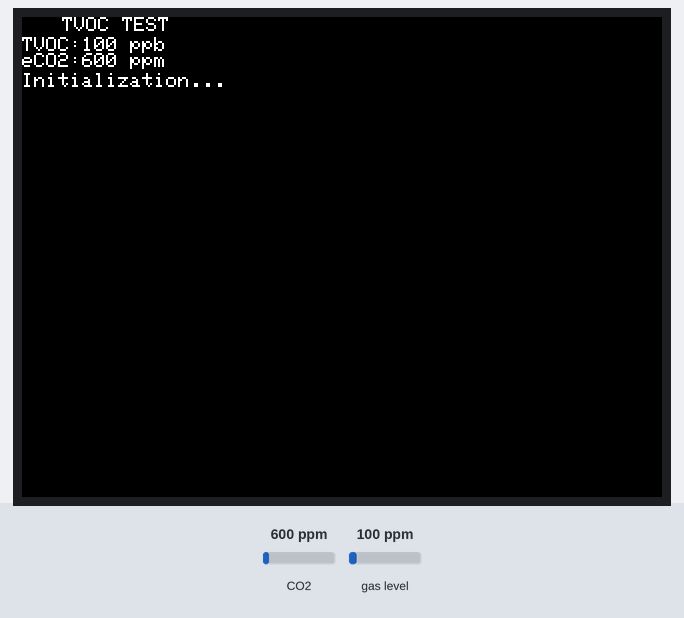
The sketch below on a simulated ESP32-S3. On the bench: 320×240 colour display. The test bench sets the inputs (shaded band); at power-on: CO2 600 ppm, gas level 100 ppm.

Above: at 1.3 s.
1.4 s: CO2 set to 452 ppm
3.1 s: gas level set to 20 ppm
At 3.8 s:
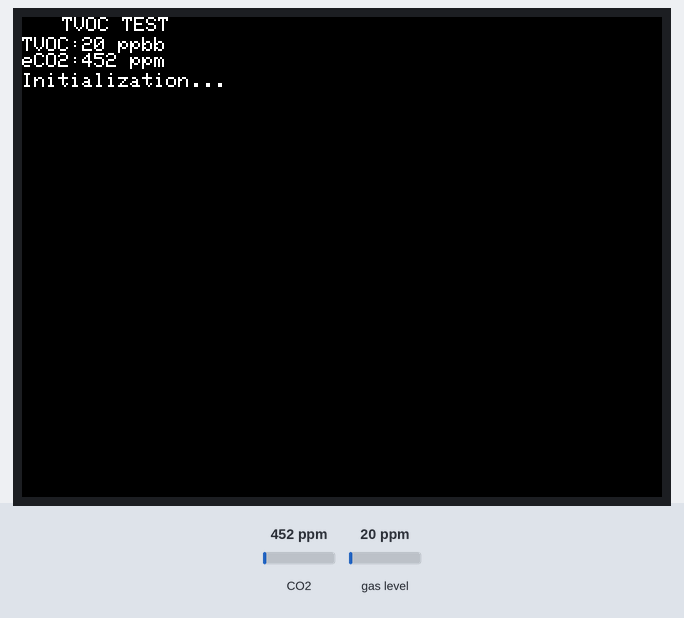
4.6 s: CO2 set to 1050 ppm
At 5.4 s:
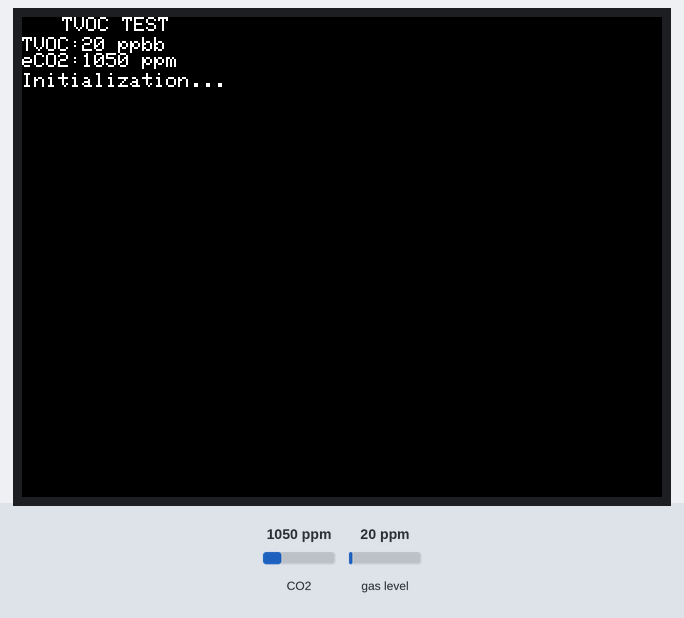
6.1 s: gas level set to 250 ppm
Timing chart, 0 to 8.7 s (numbered marks = the images above; inputs shaded):
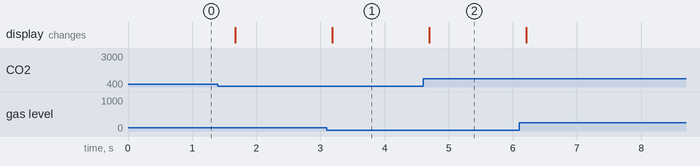

The sketch:

TVOC_SGP30.ino
```cpp
#include <M5Unified.h>
#include "Adafruit_SGP30.h"

Adafruit_SGP30 sgp;
long last_millis = 0;

void setup() {
    auto cfg = M5.config();
    cfg.internal_imu = true;

    M5.begin(cfg);

    M5.Display.setTextSize(1);               // テキストサイズを変更
    M5.Display.setCursor(20, 0);
    M5.Display.print("TVOC TEST");       // 画面
    if (!sgp.begin()) {  // Init the sensor. 初始化传感器
        M5.Display.print("Sensor not found");
        while (1)
            ;
    }
    M5.Display.setCursor(0, 20);
    M5.Display.print("\nInitialization...");
}

void loop() {
    if (!sgp.IAQmeasure()) {  // Commands the sensor to take a single eCO2/VOC
                              // measurement.  命令传感器进行一次eCO2/VOC测量
        Serial.println("Measurement failed");
        return;
    }
    M5.Display.setCursor(0, 10);
    M5.Display.printf("TVOC:%d ppb\n", sgp.TVOC);
    M5.Display.printf("eCO2:%d ppm\n", sgp.eCO2);
    delay(500);
}
```

Measured:
- after the input at 3.1 s, the display: changes after 0.08 s (image 1)
- after the input at 4.6 s, the display: changes after 0.09 s (image 2)
